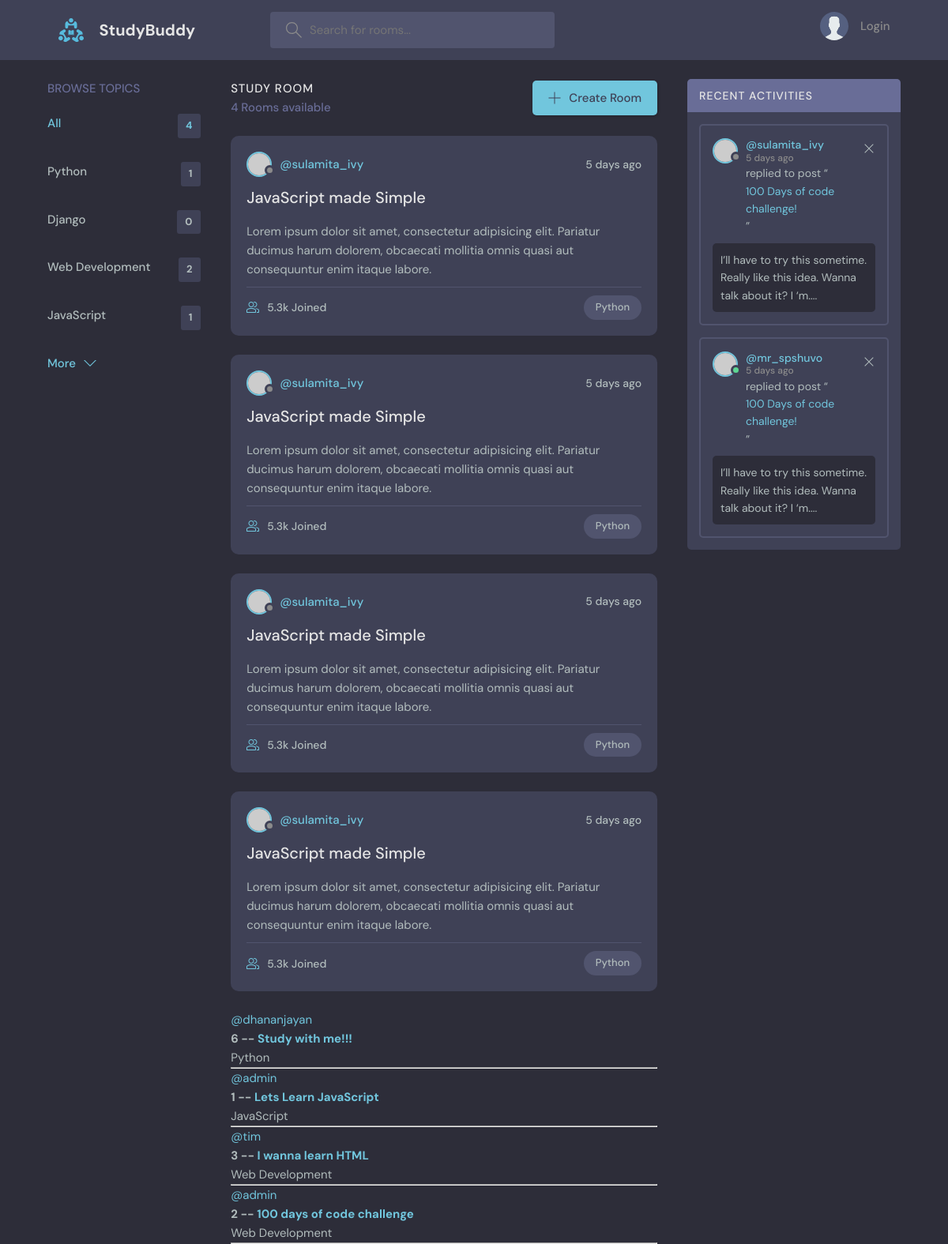
The page / on the database its author committed.
### base/models.py (models this page shows, shortened)
class Topic(models.Model):
    name = models.CharField(max_length=200)

class Room(models.Model):
    host = models.ForeignKey(User, on_delete=models.SET_NULL, null=True)
    topic = models.ForeignKey(Topic, on_delete=models.SET_NULL, null=True)
    name = models.CharField(max_length=200)
    discription = models.TextField(null=True, blank=True)
    participants = models.ManyToManyField(User, related_name='participants', blank=True)
    updated = models.DateTimeField(auto_now=True)
    created = models.DateTimeField(auto_now_add=True)
    class Meta:
        ordering = ['-updated','-created']      # display the newest one first (recently updated or created room/post)

### base/views.py (the view)
# urls.py: path('',views.home, name="home"),
def home(request):
    q = request.GET.get('q') if request.GET.get('q') != None else ''
    rooms = Room.objects.filter(               #search bar
        Q(topic__name__icontains=q) |
        Q(name__icontains=q) |
        Q(discription__icontains=q)
        )                                      #----#
    topics = Topic.objects.all()   #display all topics in the side bar
    room_count = rooms.count()
    room_messages = Message.objects.filter(Q(room__topic__name__icontains=q))
    context = {'rooms':rooms, 'topics':topics, 'room_count':room_count, 'room_messages':room_messages}
    return render(request, 'base/home.html', context)

### base/templates/base/home.html (shortened to what this page needs)
{% extends 'main.html' %}
{% block content %}
    <main class="layout layout--3">
      <div class="container">
        {% include 'base/topics_component.html' %}
        <div class="roomList">
          <div class="roomList__header">
            <div>
              <h2>Study Room</h2>
              <p>{{ room_count }} Rooms available</p>
            </div>
            <a class="btn btn--main" href="create-room.html">
              <svg version="1.1" xmlns="http://www.w3.org/2000/svg" width="32" height="32" viewBox="0 0 32 32">
                <title>add</title>
                <path
                  d="M16.943 0.943h-1.885v14.115h-14.115v1.885h14.115v14.115h1.885v-14.115h14.115v-1.885h-14.115v-14.115z"
                ></path>
              </svg>
              Create Room
            </a>
          </div>
          {% include 'base/feed_component.html' %}
        </div>
        <div class="activities">
          <div class="activities__header">
            <h2>Recent Activities</h2>
          </div>
          <div class="activities__box">
            <div class="activities__boxHeader roomListRoom__header">
              <a href="profile.html" class="roomListRoom__author">
                <div class="avatar avatar--small">
                  <img src="https://randomuser.me/api/portraits/women/11.jpg" />
                </div>
                <p>
                  @sulamita_ivy
                  <span>5 days ago</span>
                </p>
              </a>
              <div class="roomListRoom__actions">
                <a href="#">
                  <svg version="1.1" xmlns="http://www.w3.org/2000/svg" width="32" height="32" viewBox="0 0 32 32">
                    <title>remove</title>
                    <path
                      d="M27.314 6.019l-1.333-1.333-9.98 9.981-9.981-9.981-1.333 1.333 9.981 9.981-9.981 9.98 1.333 1.333 9.981-9.98 9.98 9.98 1.333-1.333-9.98-9.98 9.98-9.981z"
                    ></path>
                  </svg>
                </a>
              </div>
            </div>
            <div class="activities__boxContent">
              <p>replied to post “<a href="room.html">100 Days of code challenge!</a>”</p>
              <div class="activities__boxRoomContent">
                I’ll have to try this sometime. Really like this idea. Wanna talk about it? I ‘m....
              </div>
            </div>
          </div>
          <div class="activities__box">
            <div class="activities__boxHeader roomListRoom__header">
              <a href="profile.html" class="roomListRoom__author">
                <div class="avatar avatar--small active">
                  <img src="https://randomuser.me/api/portraits/men/13.jpg" />
                </div>
                <p>
                  @mr_spshuvo
                  <span>5 days ago</span>
                </p>
              </a>
              <div class="roomListRoom__actions">
                <a href="#">
                  <svg version="1.1" xmlns="http://www.w3.org/2000/svg" width="32" height="32" viewBox="0 0 32 32">
                    <title>remove</title>
                    <path
                      d="M27.314 6.019l-1.333-1.333-9.98 9.981-9.981-9.981-1.333 1.333 9.981 9.981-9.981 9.98 1.333 1.333 9.981-9.98 9.98 9.98 1.333-1.333-9.98-9.98 9.98-9.981z"
                    ></path>
                  </svg>
                </a>
              </div>
            </div>
            <div class="activities__boxContent">
              <p>replied to post “<a href="room.html">100 Days of code challenge!</a>”</p>
              <div class="activities__boxRoomContent">
                I’ll have to try this sometime. Really like this idea. Wanna talk about it? I ‘m....
              </div>
            </div>
          </div>
        </div>
      </div>
    </main>
{% endblock content %}

### base/templates/base/topics_component.html
<div class="topics">
    <div class="topics__header">
      <h2>Browse Topics</h2>
    </div>
    <ul class="topics__list">
      <li>
        <a href="{% url 'home' %}" class="active">All <span>{{topics.count}}</span></a>
      </li>
      {% for topic in topics %}
      <li>
        <a href="{% url 'home' %}?q={{topic.name}}">{{topic.name}}<span>{{topic.room_set.all.count}}</span></a>
      </li>
      {% endfor %}
    </ul>
    <a class="btn btn--link" href="topics.html">
      More
      <svg version="1.1" xmlns="http://www.w3.org/2000/svg" width="32" height="32" viewBox="0 0 32 32">
        <title>chevron-down</title>
        <path d="M16 21l-13-13h-3l16 16 16-16h-3l-13 13z"></path>
      </svg>
    </a>
  </div>

### base/templates/base/feed_component.html (shortened to what this page needs)
{% for room in rooms %}
<div class="roomListRoom">
    <div class="roomListRoom__header">
      <a href="profile.html" class="roomListRoom__author">
        <div class="avatar avatar--small">
          <img src="https://randomuser.me/api/portraits/women/11.jpg" />
        </div>
        <span>@sulamita_ivy</span>
      </a>
      <div class="roomListRoom__actions">
        <span>5 days ago</span>
      </div>
    </div>
    <div class="roomListRoom__content">
      <a href="room.html">JavaScript made Simple</a>
      <p>
        Lorem ipsum dolor sit amet, consectetur adipisicing elit. Pariatur ducimus harum dolorem, obcaecati
        mollitia omnis quasi aut consequuntur enim itaque labore.
      </p>
    </div>
    <div class="roomListRoom__meta">
      <a href="room.html" class="roomListRoom__joined">
        5.3k Joined
      </a>
      <p class="roomListRoom__topic">Python</p>
    </div>
</div>
{% endfor %}
    {% for room in rooms %}
        <div>
            <a href="{% url 'user-profile' room.host.id %}">@{{room.host.username}}</a>
            <h5>{{room.id}} -- <a href="/room/{{room.id}}">{{room.name}}</a></h5>
            <small>{{room.topic.name}}</small>
            <hr>
        </div>
    {% endfor %}

### rows shown on the page
Topic: name "Python", room_set.all.count "1"
Topic: name "Django", room_set.all.count "0"
Topic: name "Web Development", room_set.all.count "2"
Topic: name "JavaScript", room_set.all.count "1"
Room: host.username "dhananjayan", id "6", name "Study with me!!!", topic.name "Python"
Room: host.username "admin", id "1", name "Lets Learn JavaScript", topic.name "JavaScript"
Room: host.username "tim", id "3", name "I wanna learn HTML", topic.name "Web Development"
Room: host.username "admin", id "2", name "100 days of code challenge", topic.name "Web Development"

### other values the page prints
{{ topics.count }} "4"
{{ room_count }} "4"
